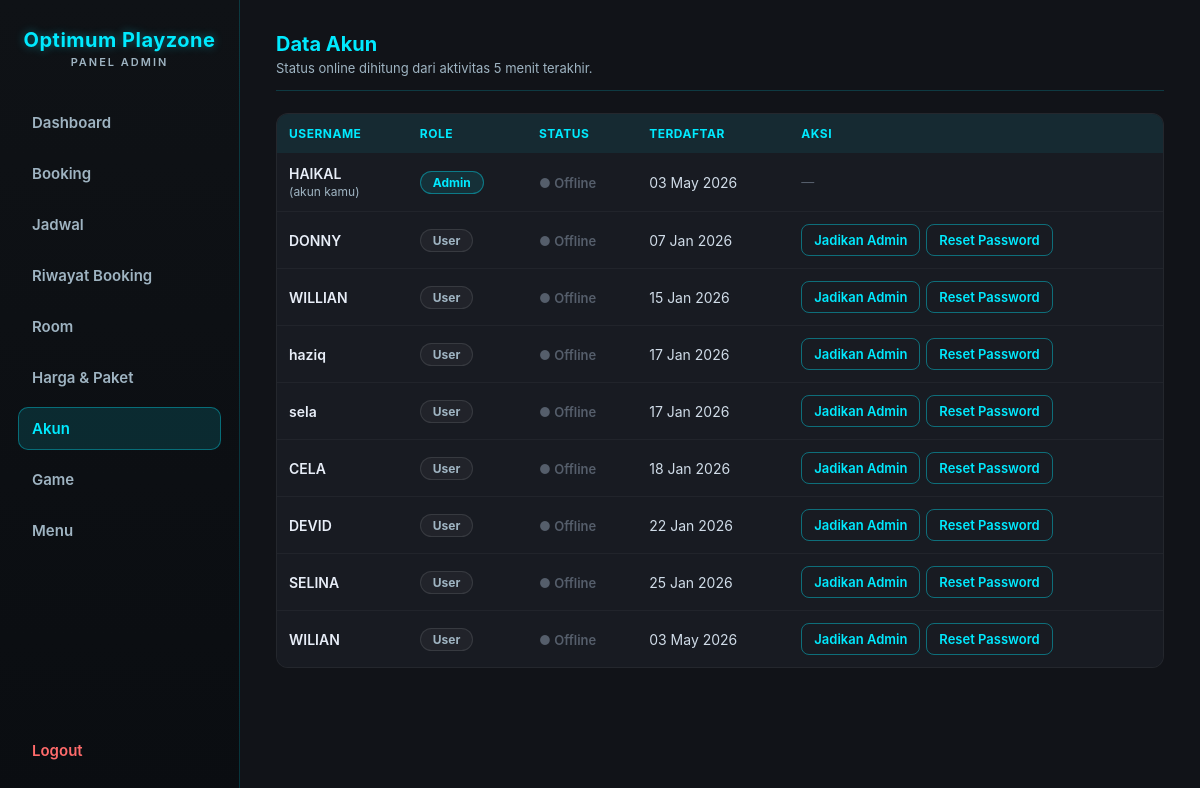
The page /KITSUNE-ADMIN.php?page=akun (signed in) on the database as committed earlier.
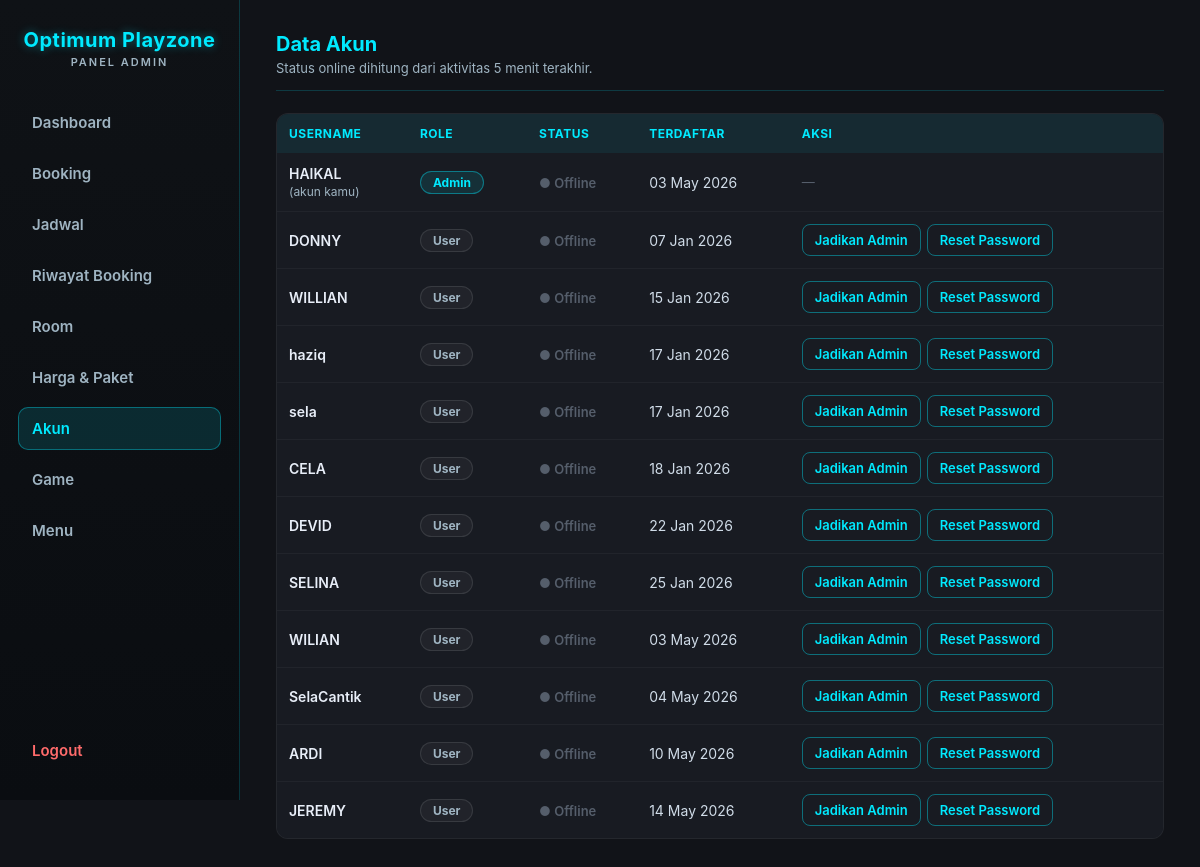
The same page on the database as committed later.
### tables this page shows
CREATE TABLE `users` (
  `id` int(11) NOT NULL AUTO_INCREMENT,
  `username` varchar(50) NOT NULL,
  `role` enum('user','admin') NOT NULL DEFAULT 'user',
  `password` varchar(255) NOT NULL,
  `created_at` timestamp NOT NULL DEFAULT current_timestamp(),
  `last_activity` datetime DEFAULT NULL,
  PRIMARY KEY (`id`),
  UNIQUE KEY `username` (`username`)
);

### booking_lib.php (called while the page is built, shortened)
<?php
function pricePackages() {
  static $cache = null;
  if ($cache === null) {
    global $conn;
    $cache = [];
    foreach ($conn->query("SELECT rate, hours, price FROM price_packages ORDER BY rate, hours") as $r) {
      $cache[intval($r["rate"])][intval($r["hours"]) - 1] = intval($r["price"]);
    }
    $cache = array_filter($cache, fn($p) => count($p) === PACKAGE_HOURS);
  }
  return $cache;
}
function studentPrices() {
  static $cache = null;
  if ($cache === null) {
    global $conn;
    $cache = [];
    foreach ($conn->query("SELECT rate, price_1h, price_3h FROM student_prices ORDER BY rate") as $r) {
      $cache[intval($r["rate"])] = [intval($r["price_1h"]), intval($r["price_3h"])];
    }
  }
  return $cache;
}
function pricingJson() {
  return json_encode(['packages' => pricePackages(), 'student' => studentPrices()]);
}

### db.php (called while the page is built, shortened)
<?php
function passwordSig($hash) {
  return substr(hash('sha256', (string) $hash), 0, 16);
}
function isAdminSession($conn) {
  $id = intval($_SESSION['admin_id']);
  $stmt = $conn->prepare("SELECT password FROM users WHERE id = ? AND role = 'admin'");
  $stmt->bind_param("i", $id);
  $stmt->execute();
  $row = $stmt->get_result()->fetch_assoc();
  $ok = $row && (empty($_SESSION['admin_pw_sig']) || hash_equals($_SESSION['admin_pw_sig'], passwordSig($row['password'])));
  return $ok;
}

### KITSUNE-ADMIN.php (the view, shortened to what the rows shown need)
<?php
require __DIR__ . '/db.php';
require_once __DIR__ . '/booking_lib.php';
function jsArg($v) {
  return htmlspecialchars(json_encode($v, JSON_HEX_TAG | JSON_HEX_APOS | JSON_HEX_QUOT | JSON_HEX_AMP | JSON_INVALID_UTF8_SUBSTITUTE), ENT_QUOTES);
}
$isAdmin = isAdminSession($conn);
$page    = $_GET['page'] ?? 'dashboard';
?>
<!DOCTYPE html>
<html>
<head>
  <link rel="stylesheet" href="admin.css?v=<?= filemtime(__DIR__ . '/admin.css') ?>">
</head>
<body data-open-sec="<?= BOOKING_OPEN_SEC ?>" data-close-sec="<?= BOOKING_CLOSE_SEC ?>" data-pricing="<?= htmlspecialchars(pricingJson()) ?>">
<?php if (!$isAdmin): ?>
  <div class="login-box">
    <h2>Optimum Playzone<span class="brand-sub">Login Admin</span></h2>
    <?php if (isset($error)): ?>
      <p class="error"><?= htmlspecialchars($error) ?></p>
    <?php endif; ?>
    <form method="post">
      <input name="username" placeholder="Username" required>
      <input type="password" name="password" placeholder="Password" required>
      <button name="login">Login</button>
    </form>
  </div>
<?php else: ?>
<nav class="sidebar">
  <h2>Optimum Playzone<span class="brand-sub">Panel Admin</span></h2>
</nav>
<main>
<?php if ($page === 'dashboard'): ?>
  <?php
    releaseNoShows($conn);
    $now        = time();
    $todayStart = strtotime('today', $now);
    $monthStart = strtotime(date('Y-m-01', $now));
    $monthEnd   = strtotime('+1 month', $monthStart);
    $bulanNama  = ['Januari','Februari','Maret','April','Mei','Juni','Juli','Agustus','September','Oktober','November','Desember'];
    $bulanIni   = $bulanNama[intval(date('n', $now)) - 1] . ' ' . date('Y', $now);
    $revenueSince = function ($from) use ($conn) {
      $stmt = $conn->prepare("SELECT COALESCE(SUM(p.amount), 0) AS s FROM booking_payments p JOIN bookings b ON b.id = p.booking_id WHERE b.payment_status <> 'cancelled' AND p.paid_at >= ?");
      $stmt->bind_param("i", $from);
      $stmt->execute();
      $s = intval($stmt->get_result()->fetch_assoc()['s']);
      $stmt->close();
      return $s;
    };
    $revToday = $revenueSince($todayStart);
    $revMonth = $revenueSince($monthStart);
    $tomorrow = $todayStart + 86400;
    $stmt = $conn->prepare("SELECT COUNT(*) AS n FROM bookings WHERE payment_status <> 'cancelled' AND start_time >= ? AND start_time < ?");
    $stmt->bind_param("ii", $todayStart, $tomorrow);
    $stmt->execute();
    $bookToday = intval($stmt->get_result()->fetch_assoc()['n']);
    $stmt->close();
    $monthStartSql = date('Y-m-d 00:00:00', $monthStart);
    $stmt = $conn->prepare("SELECT COALESCE(SUM(quantity * unit_price), 0) AS s FROM menu_orders WHERE status = 'selesai' AND created_at >= ?");
    $stmt->bind_param("s", $monthStartSql);
    $stmt->execute();
    $menuMonth = intval($stmt->get_result()->fetch_assoc()['s']);
    $stmt->close();
    $days = [];
    for ($i = 13; $i >= 0; $i--) {
      $d = strtotime("-$i day", $todayStart);
      $days[date('Y-m-d', $d)] = ['ts' => $d, 'sum' => 0, 'count' => 0];
    }
    $chartFrom = reset($days)['ts'];
    $stmt = $conn->prepare("
      SELECT DATE(FROM_UNIXTIME(p.paid_at)) AS d, SUM(p.amount) AS s, COUNT(*) AS n
      FROM booking_payments p JOIN bookings b ON b.id = p.booking_id
      WHERE b.payment_status <> 'cancelled' AND p.paid_at >= ?
      GROUP BY d
    ");
    $stmt->bind_param("i", $chartFrom);
    $stmt->execute();
    $res = $stmt->get_result();
    while ($row = $res->fetch_assoc()) {
      if (isset($days[$row['d']])) {
        $days[$row['d']]['sum'] = intval($row['s']);
        $days[$row['d']]['count'] = intval($row['n']);
      }
    }
    $stmt->close();
    $maxDay = max(1, max(array_column($days, 'sum')));
    $stmt = $conn->prepare("SELECT payment_status, source, COUNT(*) AS n FROM bookings WHERE start_time >= ? AND start_time < ? GROUP BY payment_status, source");
    $stmt->bind_param("ii", $monthStart, $monthEnd);
    $stmt->execute();
    $byStatus = ['paid' => 0, 'unpaid' => 0, 'cancelled' => 0];
    $bySource = ['online' => 0, 'walkin' => 0];
    $res = $stmt->get_result();
    while ($row = $res->fetch_assoc()) {
      $byStatus[$row['payment_status']] = ($byStatus[$row['payment_status']] ?? 0) + intval($row['n']);
      if ($row['payment_status'] !== 'cancelled') $bySource[$row['source']] += intval($row['n']);
    }
    $stmt->close();
    $totalMonth = max(1, array_sum($byStatus));
    $totalSource = max(1, array_sum($bySource));
    $stmt = $conn->prepare("
      SELECT r.title, r.console_type, r.console_model, COUNT(b.id) AS n, COALESCE(SUM(b.amount_paid), 0) AS s
      FROM bookings b JOIN rooms r ON r.id = b.room_id
      WHERE b.payment_status <> 'cancelled' AND b.start_time >= ? AND b.start_time < ?
      GROUP BY r.id ORDER BY n DESC, s DESC LIMIT 5
    ");
    $stmt->bind_param("ii", $monthStart, $monthEnd);
    $stmt->execute();
    $topRooms = $stmt->get_result()->fetch_all(MYSQLI_ASSOC);
    $stmt->close();
    $maxRoom = max(1, max(array_column($topRooms, 'n') ?: [0]));
    $rp = fn($n) => 'Rp' . number_format($n, 0, ',', '.');
    $hariPendek = ['Min','Sen','Sel','Rab','Kam','Jum','Sab'];
  ?>
  <div class="page-head">
    <div>
      <h2>Dashboard</h2>
      <p class="page-sub">Ringkasan pendapatan dan booking. Pendapatan dihitung dari pembayaran yang sudah diterima kasir.</p>
    </div>
    <span class="clock-chip"><?= icon('clock') ?> <?= date('d', $now) ?> <?= $bulanNama[intval(date('n', $now)) - 1] ?></span>
  </div>
  <div class="stat-row">
    <div class="stat-card stat-kosong"><span class="stat-num"><?= $rp($revToday) ?></span><span class="stat-label">Pendapatan hari ini</span></div>
    <div class="stat-card stat-tunggu"><span class="stat-num"><?= $rp($revMonth) ?></span><span class="stat-label">Pendapatan <?= $bulanIni ?></span></div>
    <div class="stat-card stat-service"><span class="stat-num"><?= $bookToday ?></span><span class="stat-label">Booking jadwal hari ini</span></div>
    <div class="stat-card stat-dipakai"><span class="stat-num"><?= $rp($menuMonth) ?></span><span class="stat-label">Penjualan menu <?= $bulanIni ?></span></div>
  </div>
  <div class="dash-grid">
    <section class="panel-card dash-chart-card">
      <h3 class="panel-title"><?= icon('clipboard') ?> Pendapatan 14 hari terakhir</h3>
      <div class="bar-chart" role="img" aria-label="Grafik batang pendapatan harian 14 hari terakhir">
        <?php foreach ($days as $date => $d): ?>
          <?php
            $h = $d['sum'] > 0 ? max(3, round($d['sum'] / $maxDay * 100)) : 0;
            $label = $hariPendek[intval(date('w', $d['ts']))] . ' ' . date('j', $d['ts']);
            $tip = date('d', $d['ts']) . ' ' . $bulanNama[intval(date('n', $d['ts'])) - 1] . ' · ' . $rp($d['sum']) . ' · ' . $d['count'] . ' pembayaran';
          ?>
          <div class="bar-col<?= $date === date('Y-m-d', $now) ? ' is-today' : '' ?>" data-tip="<?= htmlspecialchars($tip) ?>" tabindex="0">
            <div class="bar-track"><div class="bar" style="height:<?= $h ?>%"></div></div>
            <span class="bar-label"><?= $label ?></span>
          </div>
        <?php endforeach; ?>
      </div>
      <p class="chart-scale">Tertinggi: <?= $rp($maxDay > 1 ? $maxDay : 0) ?> per hari</p>
      <details class="chart-table">
        <summary>Lihat tabel data</summary>
        <div class="table-wrap">
          <table class="users-table">
            <tr><th>Tanggal</th><th>Pembayaran</th><th>Pendapatan</th></tr>
            <?php foreach (array_reverse($days, true) as $d): ?>
              <tr><td><?= date('d', $d['ts']) . ' ' . $bulanNama[intval(date('n', $d['ts'])) - 1] ?></td><td><?= $d['count'] ?></td><td><?= $rp($d['sum']) ?></td></tr>
            <?php endforeach; ?>
          </table>
        </div>
      </details>
    </section>
    <section class="panel-card">
      <h3 class="panel-title"><?= icon('check') ?> Booking <?= $bulanIni ?></h3>
      <?php
        $statusRows = [
          ['Lunas', $byStatus['paid'], 'st-paid'],
          ['Belum bayar', $byStatus['unpaid'], 'st-unpaid'],
          ['Dibatalkan', $byStatus['cancelled'], 'st-cancel'],
        ];
      ?>
      <ul class="hbar-list">
        <?php foreach ($statusRows as [$lbl, $n, $cls]): ?>
          <li class="<?= $cls ?>">
            <div class="hbar-head"><span><?= $lbl ?></span><strong><?= $n ?></strong></div>
            <div class="hbar-track"><div class="hbar" style="width:<?= round($n / $totalMonth * 100) ?>%"></div></div>
          </li>
        <?php endforeach; ?>
      </ul>
      <h4 class="dash-sub">Sumber booking (tidak termasuk batal)</h4>
      <div class="split-bar" role="img" aria-label="Online <?= $bySource['online'] ?>, Offline <?= $bySource['walkin'] ?>">
        <div class="split-online" style="width:<?= round($bySource['online'] / $totalSource * 100) ?>%"></div>
        <div class="split-offline" style="width:<?= round($bySource['walkin'] / $totalSource * 100) ?>%"></div>
      </div>
      <div class="split-legend">
        <span><i class="dot dot-online"></i> Online <strong><?= $bySource['online'] ?></strong></span>
        <span><i class="dot dot-offline"></i> Offline <strong><?= $bySource['walkin'] ?></strong></span>
      </div>
    </section>
    <section class="panel-card">
      <h3 class="panel-title"><?= icon('gamepad') ?> Ruangan terlaris <?= $bulanIni ?></h3>
      <?php if (!$topRooms): ?>
        <p class="queue-empty">Belum ada booking bulan ini.</p>
      <?php else: ?>
        <ol class="rank-list">
          <?php foreach ($topRooms as $i => $r): ?>
            <li>
              <span class="rank-no"><?= $i + 1 ?></span>
              <div class="rank-info">
                <div class="hbar-head">
                  <span><?= htmlspecialchars($r['title']) ?> <span class="console-chip c-<?= strtolower(htmlspecialchars($r['console_type'])) ?>"><?= htmlspecialchars($r['console_model']) ?></span></span>
                  <strong><?= intval($r['n']) ?> booking</strong>
                </div>
                <div class="hbar-track"><div class="hbar" style="width:<?= round(intval($r['n']) / $maxRoom * 100) ?>%"></div></div>
                <span class="cell-sub">Diterima <?= $rp(intval($r['s'])) ?></span>
              </div>
            </li>
          <?php endforeach; ?>
        </ol>
      <?php endif; ?>
    </section>
  </div>
  <div id="chartTip" class="chart-tip" hidden></div>
<?php elseif ($page === 'akun'): ?>
  <?php $users = mysqli_query($conn, "SELECT id, username, role, created_at, last_activity FROM users ORDER BY role DESC, created_at ASC"); ?>
  <div class="page-head">
    <div>
      <h2>Data Akun</h2>
    </div>
  </div>
  <div class="table-wrap">
    <table class="users-table">
      <tr><th>Username</th><th>Role</th><th>Status</th><th>Terdaftar</th><th>Aksi</th></tr>
      <?php while($u = mysqli_fetch_assoc($users)): ?>
      <?php
        $online  = !empty($u['last_activity']) && (time() - strtotime($u['last_activity'])) <= 300;
        $rowIsAdmin = $u['role'] === 'admin';
        $isSelf  = intval($u['id']) === intval($_SESSION['admin_id']);
      ?>
      <tr>
        <td class="cell-main"><?= htmlspecialchars($u['username']) ?><?= $isSelf ? ' <span class="cell-sub">(akun kamu)</span>' : '' ?></td>
        <td><span class="role-badge <?= $rowIsAdmin ? 'role-admin' : 'role-user' ?>"><?= $rowIsAdmin ? 'Admin' : 'User' ?></span></td>
        <td><span class="status <?= $online ? 'online' : 'offline' ?>">● <?= $online ? 'Online' : 'Offline' ?></span></td>
        <td><?= date('d M Y', strtotime($u['created_at'])) ?></td>
        <td>
          <div class="row-actions">
            <?php if ($isSelf): ?>
              <span class="muted-dash">—</span>
            <?php else: ?>
              <button class="btn-ghost-sm" onclick="toggleRole(<?= intval($u['id']) ?>, <?= jsArg($u['username']) ?>)">
                <?= $rowIsAdmin ? 'Jadikan User' : 'Jadikan Admin' ?>
              </button>
              <button class="btn-ghost-sm" onclick="resetUserPassword(<?= intval($u['id']) ?>, <?= jsArg($u['username']) ?>)">Reset Password</button>
            <?php endif; ?>
          </div>
        </td>
      </tr>
      <?php endwhile; ?>
    </table>
  </div>
<?php endif; ?>
</main>
<?php endif; ?>
</body>
</html>

Rows that differ between the two databases and show on the page:
added users: username "SelaCantik", role "User", shows "Offline", created_at "04 May 2026"
added users: username "ARDI", role "User", shows "Offline", created_at "10 May 2026"
added users: username "JEREMY", role "User", shows "Offline", created_at "14 May 2026"
